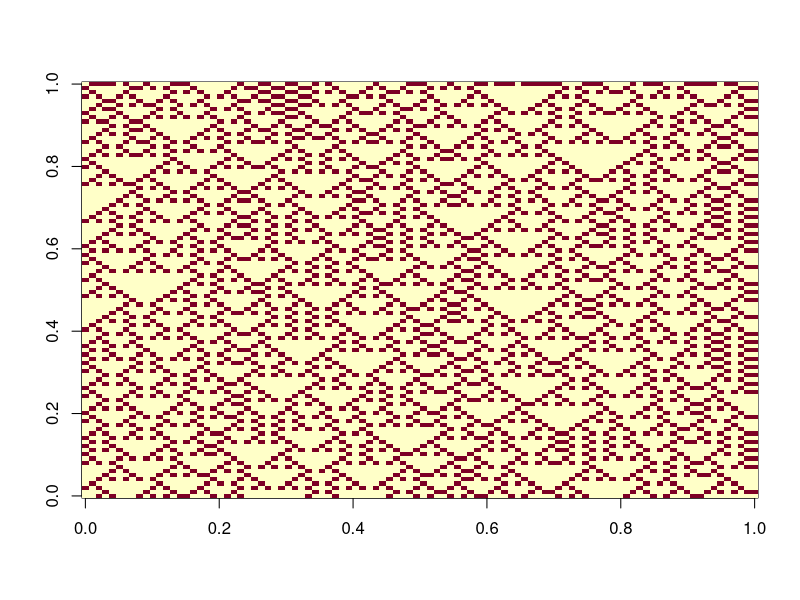
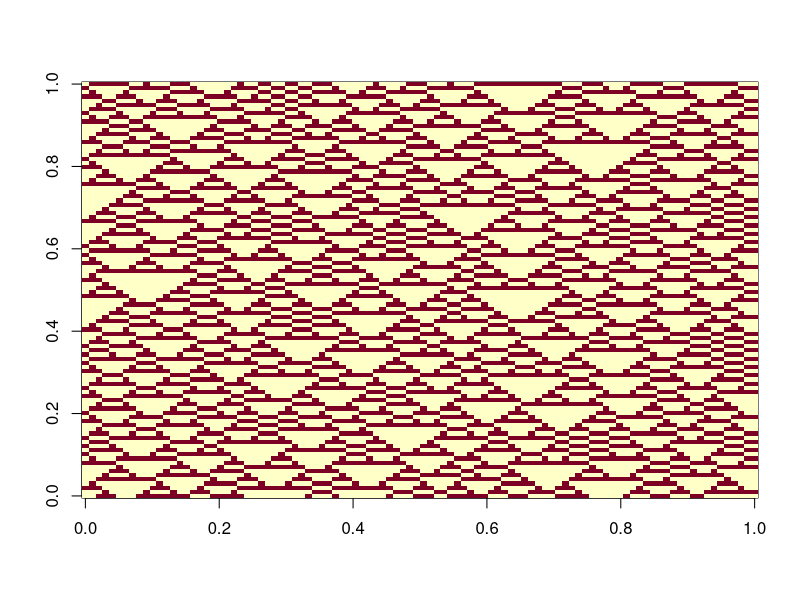
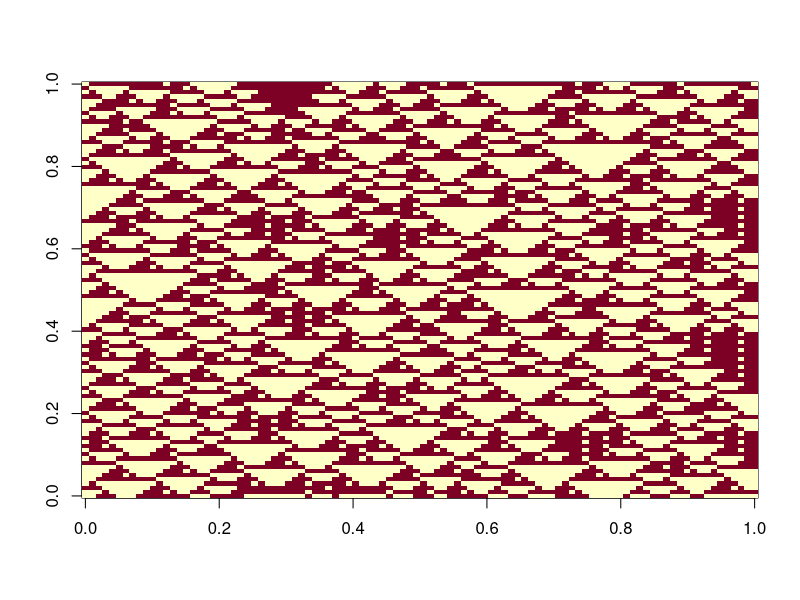
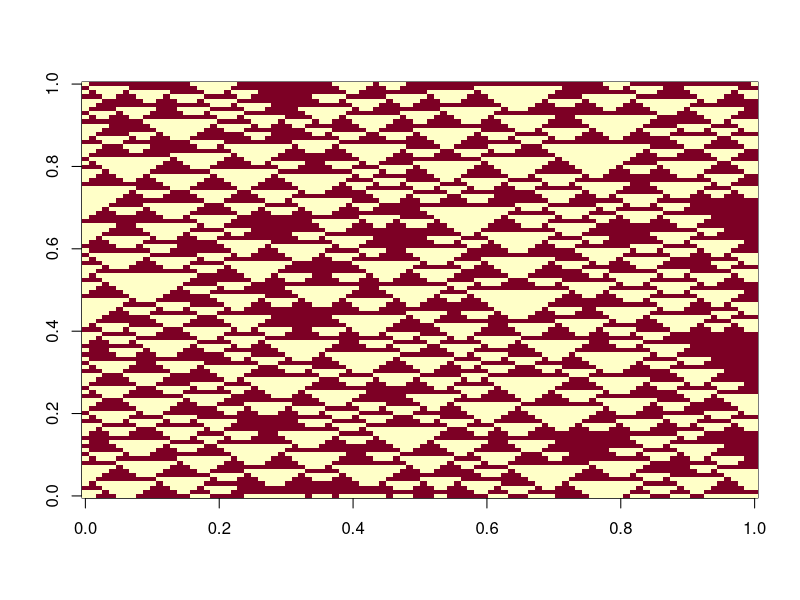
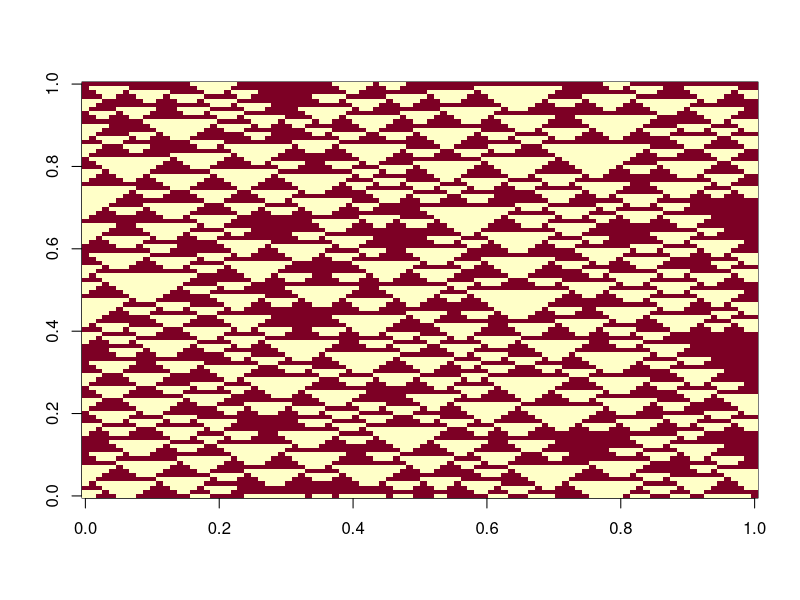
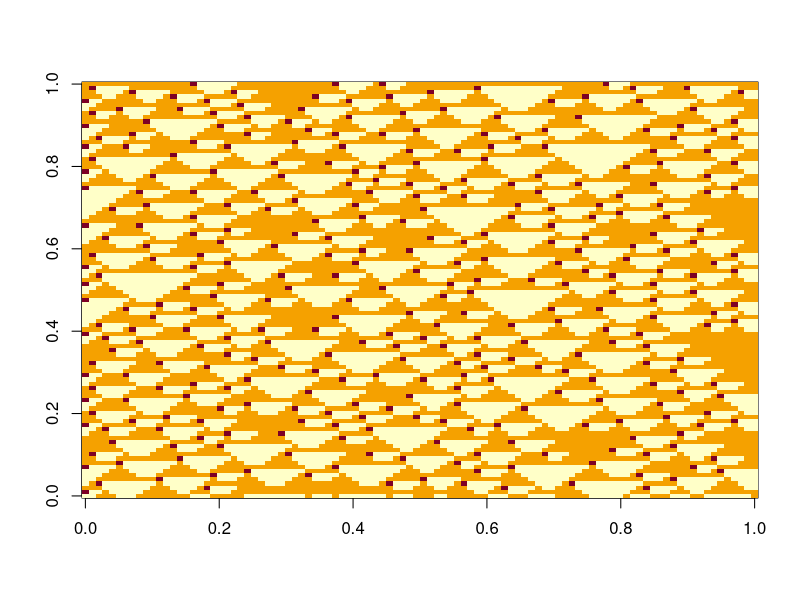

The R source for these figures, in order:
################################################################################
#                               Projet de R                                    #
#                             De BRUGERE Arnaud                                #
#                              ABDELLAH Safa                                   #
#                              AMROUCHE Henes                                  #
################################################################################


################################################################################
################################################################################


# FONCTIONS #

#tourne la matrice (pour l'affichage) ##########################################
rotate <- function(x) t(apply(x, 2, rev))                                      #
################################################################################

#génération de l'image #########################################################
generate <- function(hauteur,largeur,mat){                                     #
  h<-1
  l<-1
  while(h<hauteur){
    while(l<largeur){
      if(paste(sapply(list(mat[h,l],mat[h,l+1]),function(x) x),collapse='')=="01"){
        mat[h+1,l]<-1
      }else{
        mat[h+1,l]<-0
      }
      l<-l+1
      while(l<largeur){
        if(paste(sapply(list(mat[h,l-1],mat[h,l],mat[h,l+1]),function(x) x),collapse='')=="001" || paste(sapply(list(mat[h,l-1],mat[h,l],mat[h,l+1]),function(x) x),collapse='')=="100"){
          mat[h+1,l]<-1
        }else{
          mat[h+1,l]<-0
        }
        l<-l+1
      }
      if(paste(sapply(list(mat[h,l-1],mat[h,l]),function(x) x),collapse='')=="10"){
        mat[h,l]<-1
      }else{
        mat[h,l]<-0
      }
      l<-l+1
    }
    l<-1
    h<-h+1
  }
  image(rotate(mat))
  return(mat)
}                                                                              #
################################################################################

#transformation des 101 en 111 #################################################
turn101to111 <- function(hauteur,largeur,mat){                                 #
  h<-1
  l<-1
  while(h<=hauteur){
    while(l+1<largeur){
      if(paste(sapply(list(mat[h,l],mat[h,l+1],mat[h,l+2]),function(x) x),collapse='')=="101"){
        mat[h,l+1]<-1
      }
      l<-l+1
    }
    l<-1
    h<-h+1
  }
  image(rotate(mat))
  return(mat)
}                                                                              #
################################################################################

#Suppresion des "BLOC" #########################################################
supprBloc <- function(hauteur,largeur,mat){                                    #
  #Premiere ligne
  l<-1
  h<-1
  while(l+1<largeur){
    if(paste(sapply(list(mat[h,l],mat[h,l+1],mat[h,l+2],mat[h+1,l+1],mat[h+1,l+2]),function(x) x),collapse='')=="10011"){
      mat[h,l+1]<-1
      mat[h,l+2]<-1
    }
    l<-l+1
  }
  #Milieu
  l<-1
  h<-h+1
  while(h+1<hauteur){
    while(l+1<largeur){
      if(paste(sapply(list(mat[h-1,l+1],mat[h-1,l+2],mat[h,l],mat[h,l+1],mat[h,l+2],mat[h+1,l+1],mat[h+1,l+2]),function(x) x),collapse='')=="1110011"){
        mat[h,l+1]<-1
        mat[h,l+2]<-1
      }
      l<-l+1
    }
    l<-1
    h<-h+1
  }
  #Derniere ligne
  while(l+1<largeur){
    if(paste(sapply(list(mat[h-1,l+1],mat[h-1,l+2],mat[h,l],mat[h,l+1],mat[h,l+2]),function(x) x),collapse='')=="11100"){
      mat[h,l+1]<-1
      mat[h,l+2]<-1
    }
    l<-l+1
  }
  image(rotate(mat))
  return(mat)
}                                                                              #
################################################################################

#Supprime les détails sur les bords droit et gauche ############################
detail <- function(hauteur,mat){                                               #
  l<-1
  boucle<-0
  while(boucle<2){
    h<-1
    if(paste(sapply(list(mat[h,l],mat[h+1,l]),function(x) x),collapse='')=="01"){
      mat[h,l]<-1
    }
    while(h+2<hauteur){
      if(paste(sapply(list(mat[h,l],mat[h+1,l],mat[h+2,l]),function(x) x),collapse='')=="101"){
        mat[h+1,l]<-1
      }
      h<-h+1
    }
    if(paste(sapply(list(mat[h+1,l],mat[h+2,l]),function(x) x),collapse='')=="10"){
      mat[h+2,l]<-1
    }
    l<-largeur
    boucle<-boucle+1
  }
  image(rotate(mat))
  return(mat)
}                                                                              #
################################################################################

# Compte les nombres de 0 et 1 #################################################
counter <- function(alea,mat,hauteur,largeur){                                 #
  Alea0<-length(alea[alea==0])
  Alea1<-length(alea[alea==1])
  Mat0<-length(mat[mat==0])
  Mat1<-length(mat[mat==1])
  return(data.frame(Gen0=Alea0,Gen1=Alea1,End0=Mat0,End1=Mat1,GenRatio=Alea0/Alea1,EndRatio=Mat0/Mat1,nbTriangle=nbTriangle(hauteur,largeur,mat)))
}                                                                              #
################################################################################

# Compte le nombre de triangles sur la figure ##################################
nbTriangle <- function(hauteur,largeur,mat){                                   #
  compt<-0
  h<-1
  l<-1
  #1ere ligne
  while(l<largeur-1){
    if(paste(sapply(list(mat[h,l],mat[h,l+1]),function(x) x),collapse='')=="10"){
      compt<-compt+1
      mat[h,l+1]<-2
    }
    l<-l+1
  }
  #milieu
  while(h<hauteur-1){
    l<-2
    while(l<largeur){
      if(paste(sapply(list(mat[h,l-1],mat[h-1,l],mat[h,l]),function(x) x),collapse='')=="110"){
        compt<-compt+1
        mat[h,l]<-2
      }
      l<-l+1
    }
    h<-h+1
  }
  #coté droit et gauche
  l<-1
  h<-1
  while(h+1<hauteur){
    if(paste(sapply(list(mat[h,l],mat[h+1,l]),function(x) x),collapse='')=="10"){
      compt<-compt+1
      mat[h+1,l]<-2
    }
    h<-h+1
  }
  image(rotate(mat))
  return(compt)
}                                                                              #
################################################################################

# Fait évoluer le nombre de 0 dans alea ########################################
nb0 <- function(nb){                                                           #
  alea<-rep(1,100)
  where0<-sample(1:100,size=nb)
  i<-1
  while(i<=nb){
    alea[where0[i]]<-0
    i<-i+1
  }
  return(alea)
}                                                                              #
################################################################################

# Simule 1 ou plusieurs fois ###################################################
OneSimu <- function(hauteur,largeur,evolve){                                   #
  FinalTab<-head(data.frame(Gen0=NA,Gen1=NA,End0=NA,End1=NA,GenRatio=NA,EndRatio=NA,nbTriangle=NA),0)
  if(evolve){
    nbIteration<-100
  }else{
    nbIteration<-1
  }
  i<-1
  while(i<=nbIteration) {
    if(evolve){
      alea<-nb0(i)   #####Permet de calculer avec le nb de 0 que l'on veux en generation initiale
    }else{
      alea<-sample(c(0,1),size = largeur,replace=TRUE) ##### Si on veut une seule génération
    }
    co<-matrix(0,hauteur,largeur)
    co[1,]<-alea
    co<- generate(hauteur,largeur,co)
    co<-turn101to111(hauteur,largeur,co)
    co<-supprBloc(hauteur,largeur,co)
    co<-turn101to111(hauteur,largeur,co)
    co<-detail(hauteur,co)
    FinalTab<-rbind(FinalTab,counter(alea,co,hauteur,largeur))
    i<-i+1
  }
  print(FinalTab)
  if(evolve){
    #Le graphique final
    plot(x=FinalTab$Gen0,
         y=FinalTab$nbTriangle,
         main="Evolution du nombre de triangle en fonction du nombre de 0 initialement",
         xlab="Nombre de 0",
         ylab="Nombre de Triangle",
         col.main="red")
    panel.smooth(FinalTab$Gen0, FinalTab$nbTriangle)
    abline(v=33,col="red", lty=2, lwd=3)
    abline(v=66,col="red", lty=2, lwd=3)
  }
}                                                                              #
################################################################################

################################################################################
################################################################################


# CODE #


# Paramètres de départ #########################################################

largeur<-100
hauteur<-100
evolve<-FALSE #FALSE : Une seule simulation à 1/2 de 0 et 1/2 de 1 /// TRUE : Plusieurs simulation avec 0 zeros -> 100 zeros


# Execution ####################################################################

OneSimu(hauteur,largeur,evolve)


